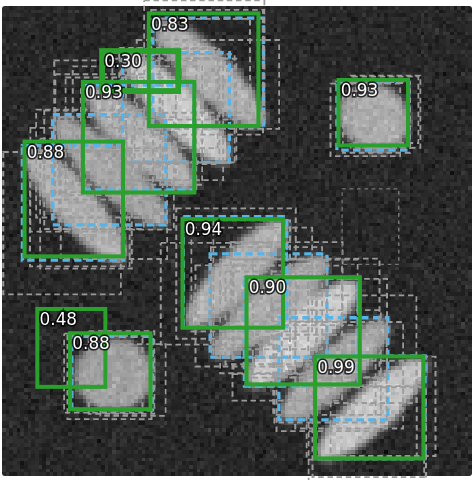
#> input picture detection/fig-nms.png, 474 x 480 px, given in place of nb_rod.png, which was not available
$ python lec_figs.py ../../../detection/fig-nms.png
#> lines starting #> are read from the running program, lines starting #| are printed output that depends on the picture
"""Slide figures of the detection/ lecture (modern deep learning day).

Run from the repository root:
  for p in rod anchor heat noisyheat crowd high; do tools/figs/instances/demo_shot.sh SHOTS nmsboxes $p nb_$p 1100; done
  python3 -I tools/figs/detection/lec_figs.py SHOTS

Demo panels are crops of the nmsboxes demo in its presets (the numbers in the labels are the
demo's readouts in these states). The box diagrams and the IoU-loss plot are computed here.
"""
import sys
import numpy as np
import matplotlib
matplotlib.use("Agg")
import matplotlib.pyplot as plt
from matplotlib.patches import Rectangle
from PIL import Image

OUT = "detection/"
SHOTS = sys.argv[1]
BLUE, ORANGE, RED, GREEN, GREY = "#1f77b4", "#ff7f0e", "#d62728", "#2ca02c", "#9a9a9a"
plt.rcParams.update({"font.size": 16, "svg.fonttype": "none", "font.family": "DejaVu Sans",
                     "axes.spines.top": False, "axes.spines.right": False})
CANVAS = (10, 26, 480, 496)          # the demo's image canvas, CSS px at 1220 px window width


def crop(shot, box=CANVAS):
#> called with shot = 'nb_rod', box = (10, 26, 480, 496)
    im = Image.open(f"{SHOTS}/{shot}.png").convert("RGB")
    return np.asarray(im.crop(tuple(2 * v for v in box)))
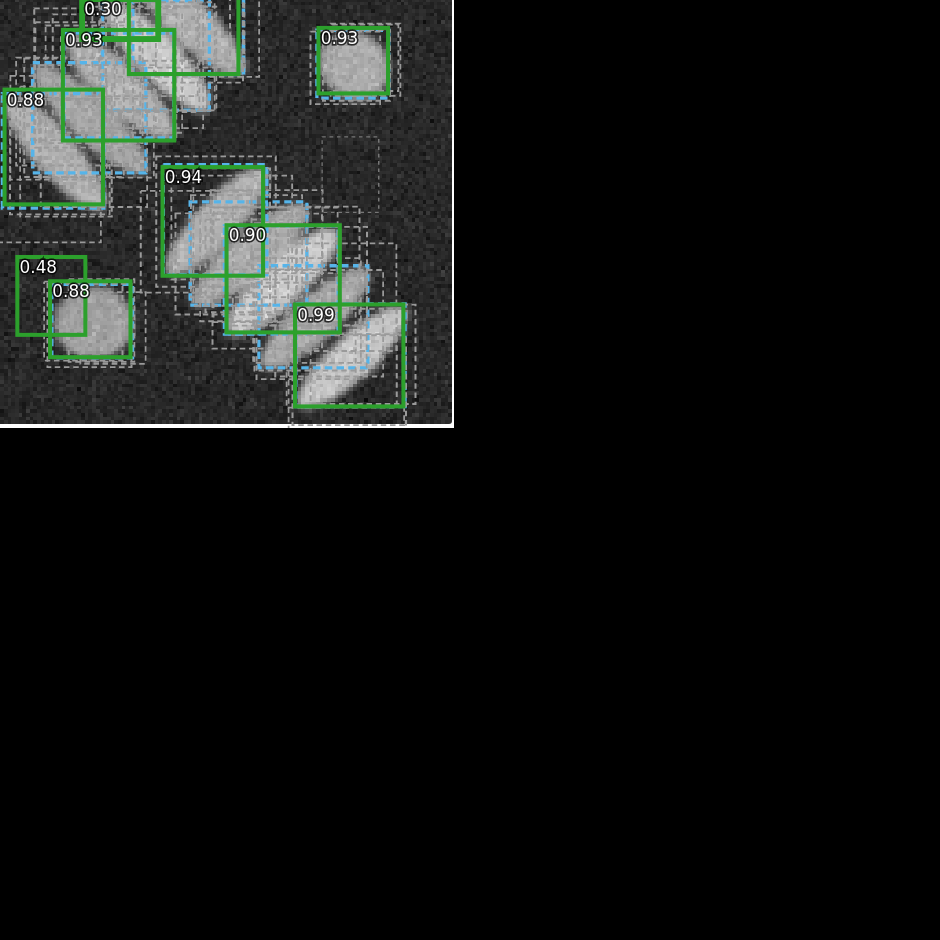
#> returned value: shape (940, 940, 3); mean of channels 0, 1, 2 18.3, 20.5, 19; drawn as R, G, B


def panels(cells, out, size, fs=17):
#> called with out = 'detection/fig-rod.png', size = (4.6, 4.9), fs = 17
    fig, axs = plt.subplots(1, len(cells), figsize=size, squeeze=False, gridspec_kw={"wspace": 0.05})
    for a, (img, title, sub) in zip(axs.flat, cells):
        a.imshow(img); a.axis("off")
        if title:
            a.set_title(title, fontsize=fs + 1)
        if sub:
            a.text(0.5, -0.02, sub, transform=a.transAxes, ha="center", va="top", fontsize=fs)
#> this loop made 1 pass
#> (title, sub) on pass 1: ('', 'the rod fills 16 % of its box')
    fig.savefig(out, dpi=100, bbox_inches="tight", facecolor="white")
    plt.close(fig)


def iou(a, b):
    w = max(0, min(a[2], b[2]) - max(a[0], b[0]))
    h = max(0, min(a[3], b[3]) - max(a[1], b[1]))
    area = lambda r: (r[2] - r[0]) * (r[3] - r[1])
    return w * h / (area(a) + area(b) - w * h)


# 1. diagonal rod -------------------------------------------------------------------------------
panels([(crop("nb_rod"), "", "the rod fills 16 % of its box")], OUT + "fig-rod.png", (4.6, 4.9))

# 2. IoU of two boxes by hand ------------------------------------------------------------------
A = (0, 0, 4, 4)
pairs = [((2, 2, 6, 6), "B = [2,6] × [2,6]"), ((1, 0, 5, 4), "shifted right by 1"), ((1, 1, 5, 5), "right and down by 1")]
fig, axs = plt.subplots(1, 3, figsize=(10, 3.9))
for a, (B, lab) in zip(axs, pairs):
    w = max(0, min(A[2], B[2]) - max(A[0], B[0])); h = max(0, min(A[3], B[3]) - max(A[1], B[1]))
    inter = w * h; union = 32 - inter
    a.add_patch(Rectangle((A[0], A[1]), 4, 4, fc=BLUE, alpha=0.18, ec=BLUE, lw=2.5))
    a.add_patch(Rectangle((B[0], B[1]), 4, 4, fc=ORANGE, alpha=0.18, ec=ORANGE, lw=2.5, ls="--"))
    a.add_patch(Rectangle((max(A[0], B[0]), max(A[1], B[1])), w, h, fc="#555", alpha=0.45, lw=0))
    a.set_xlim(-0.3, 6.3); a.set_ylim(6.3, -0.3); a.set_aspect("equal")
    a.set_xticks(range(7)); a.set_yticks(range(7)); a.grid(alpha=0.35)
    a.tick_params(labelsize=13)
    a.set_title(f"{inter}/{union} = {inter / union:.2f}", fontsize=17)
    a.set_xlabel(lab, fontsize=15)
    a.text(0.15, 0.25, "A", color=BLUE, fontsize=17, va="top", fontweight="bold")
    a.text(B[2] - 0.15, B[3] - 0.15, "B", color="#b85a00", fontsize=17, ha="right", va="bottom", fontweight="bold")
fig.savefig(OUT + "fig-iou.svg", bbox_inches="tight", facecolor="white")
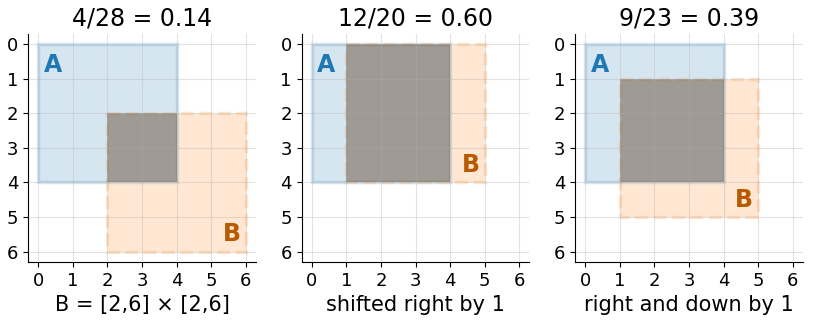
#> figure drawn by matplotlib, 3 panels
plt.close(fig)

# 3. 1 − IoU as a loss: flat when the boxes do not overlap -------------------------------------
dx = np.linspace(0, 8, 321)
loss = [1 - iou(A, (d, 0, d + 4, 4)) for d in dx]
fig, ax = plt.subplots(figsize=(5.0, 3.4))
ax.plot(dx, loss, c=BLUE, lw=2.5)
ax.axvspan(4, 8, color=GREY, alpha=0.15, lw=0)
ax.text(6, 0.55, "no overlap:\nflat, no gradient", ha="center", fontsize=15)
ax.set_xlabel("shift of B (pixels)"); ax.set_ylabel("1 − IoU")
ax.set_xlim(0, 8); ax.set_ylim(0, 1.08)
fig.savefig(OUT + "fig-iouloss.svg", bbox_inches="tight", facecolor="white")
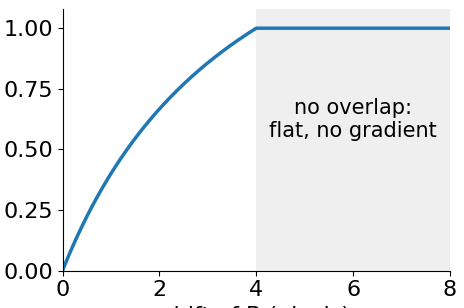
#> figure drawn by matplotlib, 1 panel; curve peaks at x = 4, y = 1
plt.close(fig)

# 4. anchors; 5. heat maps; 7. NMS in a crowd ------------------------------------------------
panels([(crop("nb_anchor"), "", "1 of 5 objects matched")], OUT + "fig-anchors.png", (4.6, 4.9))
#> call 2 of crop, with shot = 'nb_anchor', box = (10, 26, 480, 496)
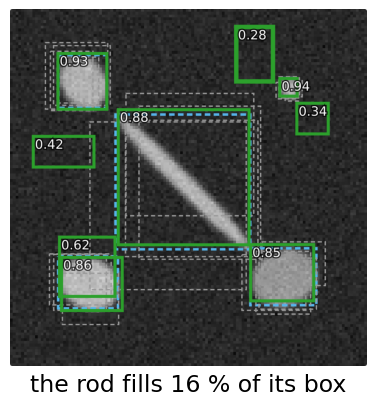
#> input picture detection/fig-rod.png, 376 x 406 px, given in place of nb_anchor.png, which was not available
#> in crop (call 2), `return np.asarray(im.crop(tuple(2 * v for v in box)))`:
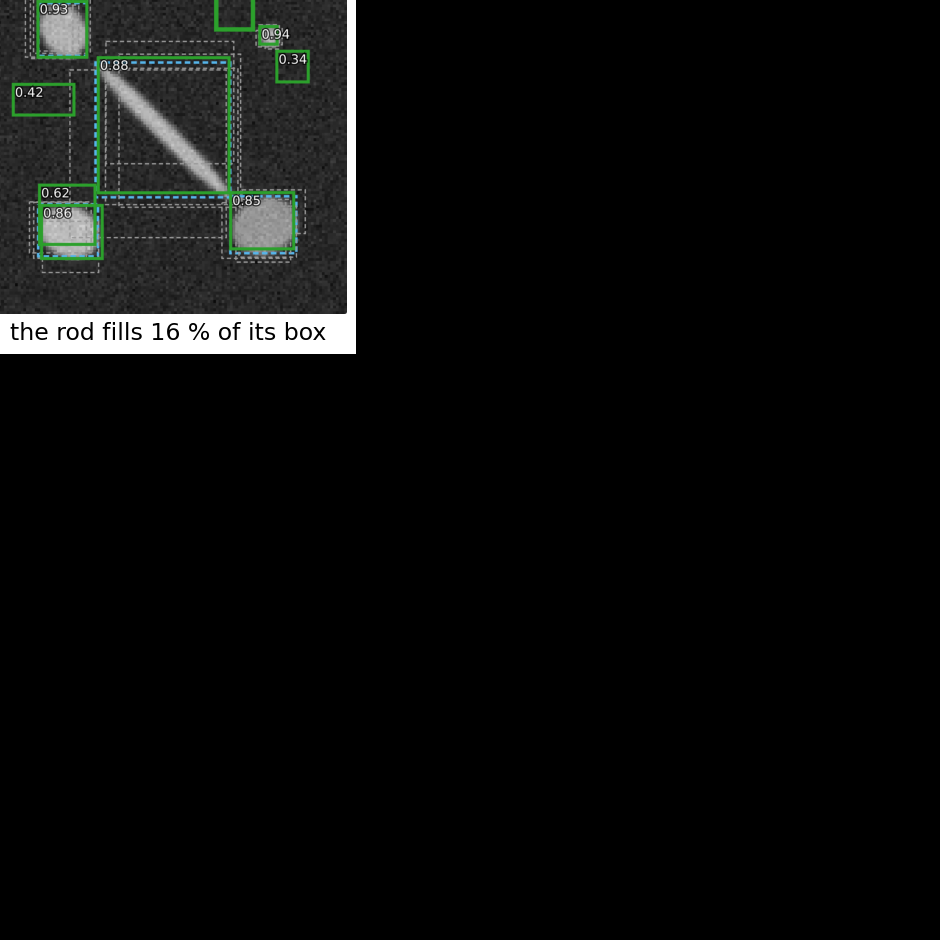
#> returned value: shape (940, 940, 3); mean of channels 0, 1, 2 11.3, 12.2, 11.5; drawn as R, G, B
#> the loop in panels (call 2), `for a, (img, title, sub) in zip(axs.flat, cells):` made 1 pass
#> (title, sub) on pass 1: ('', '1 of 5 objects matched')
panels([(crop("nb_heat"), "clean heat map", "12 peaks for 12 cells"),
        (crop("nb_noisyheat"), "noisy heat map", "14 peaks for 9 cells")], OUT + "fig-heat.png", (8.6, 4.8), fs=22)
#> (the run stopped early here; a loop or call above may not have finished)
